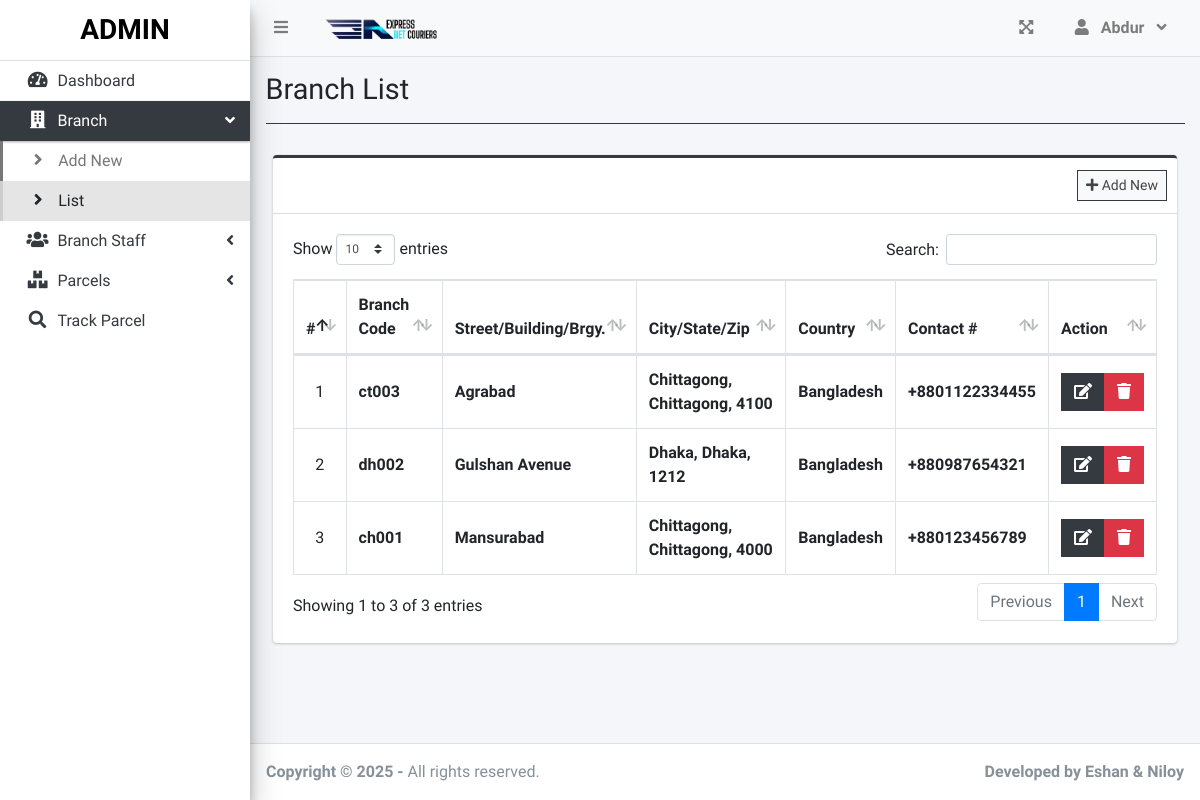
The page /index.php?page=branch_list (signed in) on the database its author committed.
### tables this page shows
CREATE TABLE `branches` (
  `id` int(30) NOT NULL,
  `branch_code` varchar(50) NOT NULL,
  `street` text NOT NULL,
  `city` text NOT NULL,
  `state` text NOT NULL,
  `zip_code` varchar(50) NOT NULL,
  `country` text NOT NULL,
  `contact` varchar(100) NOT NULL,
  `date_created` datetime NOT NULL DEFAULT current_timestamp()
);

### branch_list.php (the view, shortened to what this page needs)
<?php include'db_connect.php' ?>
<div class="col-lg-12">
	<div class="card card-outline card-dark">
		<div class="card-header">
			<div class="card-tools">
				<a class="btn btn-block btn-sm btn-default btn-flat border-dark " href="./index.php?page=new_branch"><i class="fa fa-plus"></i> Add New</a>
			</div>
		</div>
		<div class="card-body">
			<table class="table tabe-hover table-bordered" id="list">
				<!-- <colgroup>
					<col width="5%">
					<col width="15%">
					<col width="25%">
					<col width="25%">
					<col width="15%">
				</colgroup> -->
				<thead>
					<tr>
						<th class="text-center">#</th>
						<th>Branch Code</th>
						<th>Street/Building/Brgy.</th>
						<th>City/State/Zip</th>
						<th>Country</th>
						<th>Contact #</th>
						<th>Action</th>
					</tr>
				</thead>
				<tbody>
					<?php
					$i = 1;
					$qry = $conn->query("SELECT * FROM branches order by street asc,city asc, state asc ");
					while($row= $qry->fetch_assoc()):
					?>
					<tr>
						<td class="text-center"><?php echo $i++ ?></td>
						<td class=""><b><?php echo $row['branch_code'] ?></b></td>
						<td><b><?php echo ucwords($row['street']) ?></b></td>
						<td><b><?php echo ucwords($row['city'].', '.$row['state'].', '.$row['zip_code']) ?></b></td>
						<td><b><?php echo ucwords($row['country']) ?></b></td>
						<td><b><?php echo $row['contact'] ?></b></td>
						<td class="text-center">
		                    <div class="btn-group">
		                        <a href="index.php?page=edit_branch&id=<?php echo $row['id'] ?>" class="btn btn-dark btn-flat ">
		                          <i class="fas fa-edit"></i>
		                        </a>
		                        <button type="button" class="btn btn-danger btn-flat delete_branch" data-id="<?php echo $row['id'] ?>">
		                          <i class="fas fa-trash"></i>
		                        </button>
	                      </div>
						</td>
					</tr>
				<?php endwhile; ?>
				</tbody>
			</table>
		</div>
	</div>
</div>

### branch_list.php (style rules this page uses)
table td { vertical-align: middle !important; }

### rows shown on the page
branches: branch_code "ct003", street "Agrabad", city+state+zip_code "Chittagong, Chittagong, 4100", country "Bangladesh", contact "+8801122334455"
branches: branch_code "dh002", street "Gulshan Avenue", city+state+zip_code "Dhaka, Dhaka, 1212", country "Bangladesh", contact "+880987654321"
branches: branch_code "ch001", street "Mansurabad", city+state+zip_code "Chittagong, Chittagong, 4000", country "Bangladesh", contact "+880123456789"

### other values the page prints
$_SESSION['login_firstname'] "Abdur"
$title "Branch List"
$_SESSION['system']['name'] "Developed by Eshan & Niloy"
